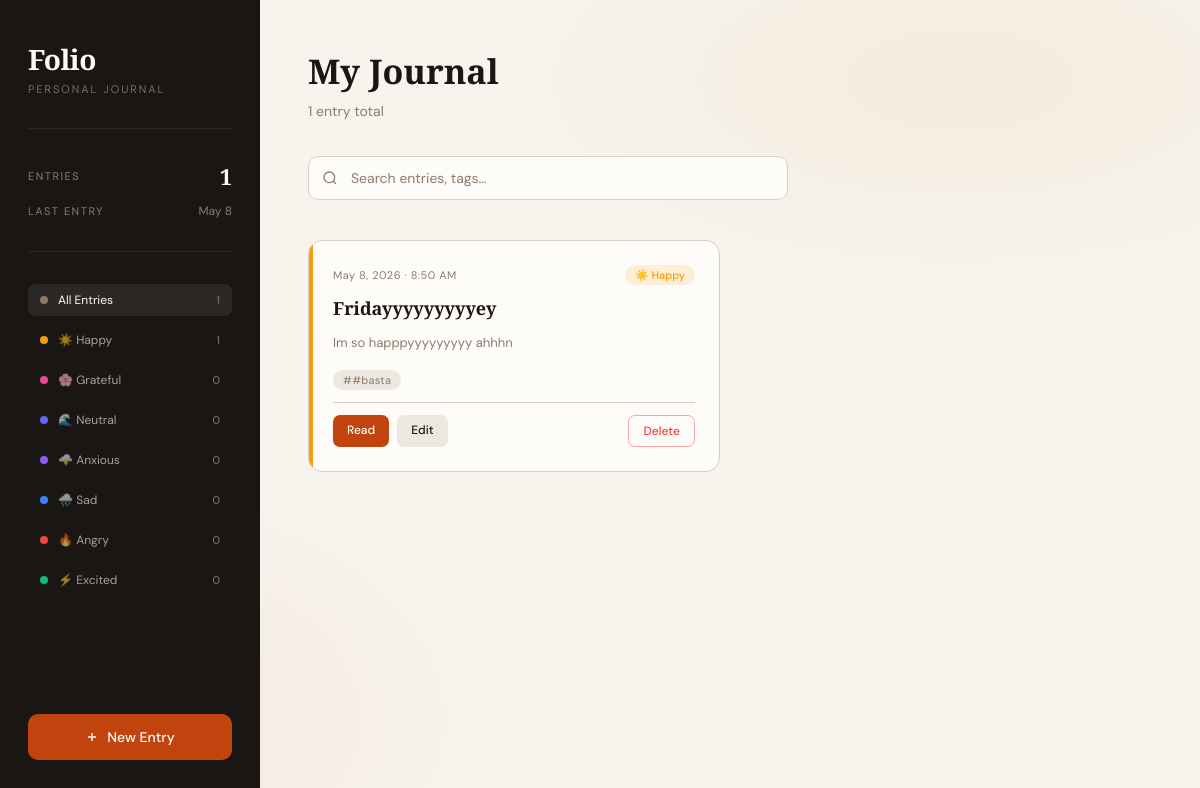
The page / on the database its author committed.
### tables this page shows
CREATE TABLE entries (
            id INTEGER PRIMARY KEY AUTOINCREMENT,
            title TEXT NOT NULL,
            content TEXT NOT NULL,
            mood TEXT DEFAULT 'neutral',
            tags TEXT DEFAULT '',
            created_at DATETIME DEFAULT CURRENT_TIMESTAMP,
            updated_at DATETIME DEFAULT CURRENT_TIMESTAMP
        );

### includes/functions.php (called while the page is built, shortened)
<?php
function getAllEntries(string $search = '', string $mood = ''): array {
    $db = getDB();
    $sql = "SELECT * FROM entries WHERE 1=1";
    $params = [];
    $sql .= " ORDER BY created_at DESC";
    $stmt = $db->prepare($sql);
    $stmt->execute($params);
    return $stmt->fetchAll();
}
function getStats(): array {
    $db = getDB();
    $total = $db->query("SELECT COUNT(*) FROM entries")->fetchColumn();
    $moods = $db->query("SELECT mood, COUNT(*) as cnt FROM entries GROUP BY mood ORDER BY cnt DESC")->fetchAll();
    $latest = $db->query("SELECT created_at FROM entries ORDER BY created_at DESC LIMIT 1")->fetchColumn();
    return ['total' => $total, 'moods' => $moods, 'latest' => $latest];
}
function sanitize(string $str): string {
    return htmlspecialchars($str, ENT_QUOTES, 'UTF-8');
}
function formatDate(string $dt): string {
    return date('F j, Y · g:i A', strtotime($dt));
}
function formatDateShort(string $dt): string {
    return date('M j', strtotime($dt));
}

### index.php (the view, shortened to what this page needs)
<?php
require_once __DIR__ . '/includes/functions.php';
$search = trim($_GET['search'] ?? '');
$moodFilter = trim($_GET['mood'] ?? '');
$entries = getAllEntries($search, $moodFilter);
$stats = getStats();
$moods = [
    'happy'     => ['emoji' => '☀️', 'label' => 'Happy',     'color' => '#F59E0B'],
    'grateful'  => ['emoji' => '🌸', 'label' => 'Grateful',  'color' => '#EC4899'],
    'neutral'   => ['emoji' => '🌊', 'label' => 'Neutral',   'color' => '#6366F1'],
    'anxious'   => ['emoji' => '🌩️', 'label' => 'Anxious',   'color' => '#8B5CF6'],
    'sad'       => ['emoji' => '🌧️', 'label' => 'Sad',       'color' => '#3B82F6'],
    'angry'     => ['emoji' => '🔥', 'label' => 'Angry',     'color' => '#EF4444'],
    'excited'   => ['emoji' => '⚡', 'label' => 'Excited',   'color' => '#10B981'],
];
?>
<!DOCTYPE html>
<html lang="en">
<head>
</head>
<body>
<aside class="sidebar">
  <div class="brand">
    <span class="brand-name">Folio</span>
    <span class="brand-sub">Personal Journal</span>
  </div>
  <div class="divider"></div>
  <div class="stats-block">
    <div class="stat-row">
      <span class="stat-label">Entries</span>
      <span class="stat-val"><?= $stats['total'] ?></span>
    </div>
    <?php if ($stats['latest']): ?>
    <div class="stat-row">
      <span class="stat-label">Last entry</span>
      <span style="font-size:12px;color:var(--muted)"><?= formatDateShort($stats['latest']) ?></span>
    </div>
    <?php endif; ?>
  </div>
  <div class="divider"></div>
  <div class="mood-legend">
    <a href="index.php" class="mood-item <?= $moodFilter === '' ? 'active' : '' ?>">
      <span class="mood-dot" style="background:#8C7B6B"></span>
      <span>All Entries</span>
      <span class="mood-count"><?= $stats['total'] ?></span>
    </a>
    <?php foreach ($moods as $key => $m):
      $cnt = 0;
      foreach ($stats['moods'] as $sm) { if ($sm['mood'] === $key) { $cnt = $sm['cnt']; break; } }
    ?>
    <a href="index.php?mood=<?= $key ?>" class="mood-item <?= $moodFilter === $key ? 'active' : '' ?>">
      <span class="mood-dot" style="background:<?= $m['color'] ?>"></span>
      <span><?= $m['emoji'] ?> <?= $m['label'] ?></span>
      <span class="mood-count"><?= $cnt ?></span>
    </a>
    <?php endforeach; ?>
  </div>
  <div class="sidebar-footer">
    <a href="create.php" class="new-btn">
      <svg width="14" height="14" fill="none" stroke="currentColor" stroke-width="2.5" viewBox="0 0 24 24"><path d="M12 5v14M5 12h14"/></svg>
      New Entry
    </a>
  </div>
</aside>
<main class="main">
  <h1 class="page-title">
    <?php if ($moodFilter && isset($moods[$moodFilter])): ?>
      <?= $moods[$moodFilter]['emoji'] ?> <?= $moods[$moodFilter]['label'] ?> Entries
    <?php elseif ($search): ?>
      Results for "<?= sanitize($search) ?>"
    <?php else: ?>
      My Journal
    <?php endif; ?>
  </h1>
  <p class="page-sub">
    <?= count($entries) ?> <?= count($entries) === 1 ? 'entry' : 'entries' ?>
    <?= $search ? ' found' : ' total' ?>
  </p>
  <div class="topbar">
    <form method="GET" action="index.php" class="search-wrap">
      <svg width="16" height="16" fill="none" stroke="currentColor" stroke-width="2" viewBox="0 0 24 24">
        <circle cx="11" cy="11" r="8"/><path d="M21 21l-4.35-4.35"/>
      </svg>
      <input
        class="search-input" type="text" name="search"
        placeholder="Search entries, tags…" value="<?= sanitize($search) ?>"
        autocomplete="off"
      >
    </form>
  </div>
  <div class="entries-grid">
    <?php if (empty($entries)): ?>
      <div class="empty-state">
        <span class="empty-icon">📖</span>
        <p class="empty-title">No entries yet</p>
        <p class="empty-sub">
          <?= $search ? 'No entries match your search.' : 'Start writing — your first page awaits.' ?>
        </p>
      </div>
    <?php else: ?>
      <?php foreach ($entries as $e):
        $mood = $moods[$e['mood']] ?? $moods['neutral'];
        $color = $mood['color'];
        $tags = array_filter(array_map('trim', explode(',', $e['tags'])));
      ?>
      <div class="entry-card" style="--mood-color:<?= $color ?>">
        <div class="entry-meta">
          <span class="entry-date"><?= formatDate($e['created_at']) ?></span>
          <span class="entry-mood-badge" style="--mood-color:<?= $color ?>">
            <?= $mood['emoji'] ?> <?= $mood['label'] ?>
          </span>
        </div>
        <h2 class="entry-title"><?= sanitize($e['title']) ?></h2>
        <p class="entry-preview"><?= sanitize($e['content']) ?></p>
        <?php if (!empty($tags)): ?>
          <div class="entry-tags">
            <?php foreach ($tags as $tag): ?>
              <span class="tag">#<?= sanitize($tag) ?></span>
            <?php endforeach; ?>
          </div>
        <?php endif; ?>
        <div class="entry-actions">
          <a href="view.php?id=<?= $e['id'] ?>" class="btn-action btn-view">Read</a>
          <a href="edit.php?id=<?= $e['id'] ?>" class="btn-action btn-edit">Edit</a>
          <form method="POST" action="delete.php" style="margin-left:auto"
                onsubmit="return confirm('Delete this entry?')">
            <button type="submit" class="btn-action btn-delete">Delete</button>
          </form>
        </div>
      </div>
      <?php endforeach; ?>
    <?php endif; ?>
  </div>
</main>
</body>
</html>

### rows shown on the page
entries: created_at "May 8, 2026 · 8:50 AM", mood "☀️", mood "Happy", title "Fridayyyyyyyyyey", content "Im so happpyyyyyyyyy ahhhn", tags "#basta"

### other values the page prints
$stats['total'] "1"
formatDateShort($stats['latest']) "May 8"
$m['emoji'] "☀️"
$m['label'] "Happy"
$cnt "1"
$m['emoji'] "🌸"
$m['label'] "Grateful"
$cnt "0"
$m['emoji'] "🌊"
$m['label'] "Neutral"
$m['emoji'] "🌩️"
$m['label'] "Anxious"
$m['emoji'] "🌧️"
$m['label'] "Sad"
$m['emoji'] "🔥"
